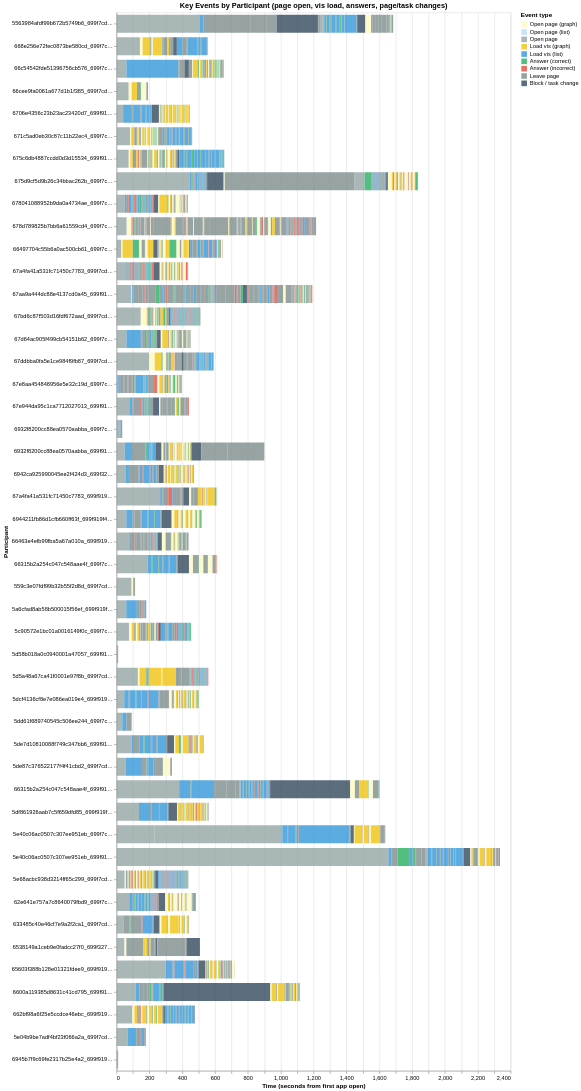

The cell this chart's notebook holds for it:
### Markdown cell above
### Event Dots Timeline (Vega-Lite)

Key events as dots on a timeline—one row per participant. Events: opening page, loading vis (graph/list), answering (green=correct, red=incorrect), leaving page, block/task change. Hover over dots for details.  
*(Requires `pip install altair` if not installed.)*

### Code cell
# Build event-dots data for Vega-Lite (filtered key events: page open, vis load, answers, page/task changes)
import altair as alt
from IPython.display import display

# Only these event types (opening page, loading vis, answering, changing pages/tasks)
EVENT_TYPES_KEEP = {
    'page_load',
    'graph_vis_loaded', 'list_vis_loaded',
    'diversity_comparison_answer',
    'leavePage', 'block_timer_elapsed',
}

def event_display_type(e):
    """Display label for event; answers split by accuracy for color coding."""
    if e['type'] == 'diversity_comparison_answer':
        correct = e.get('data', {}).get('correct', False)
        return 'Answer (correct)' if correct else 'Answer (incorrect)'
    if e['type'] == 'page_load':
        iface = (e.get('interface') or '').lower()
        return 'Open page (graph)' if 'graph' in iface else ('Open page (list)' if 'list' in iface or 'raw' in iface else 'Open page')
    label_map = {
        'graph_vis_loaded': 'Load vis (graph)',
        'list_vis_loaded': 'Load vis (list)',
        'leavePage': 'Leave page',
        'block_timer_elapsed': 'Block / task change',
    }
    return label_map.get(e['type'], e['type'])

def event_tooltip_info(e):
    """Build tooltip string from event data."""
    d = e.get('data', {})
    parts = []
    if e['type'] == 'diversity_comparison_answer':
        parts.append(f"correct={d.get('correct')}")
        parts.append(f"timeMs={d.get('timeMs')}")
        parts.append(f"visType={d.get('visType', 'graph')}")
        if d.get('block') is not None:
            parts.append(f"block={d.get('block')}")
        if d.get('questionIndex') is not None:
            parts.append(f"q={d.get('questionIndex')}")
    elif e['type'] in ('graph_vis_loaded', 'list_vis_loaded'):
        parts.append(f"loadMs={d.get('timeSincePageLoadMs')}")
    elif e['type'] == 'page_load':
        url = (d.get('url') or '')[:60]
        if len(d.get('url') or '') > 60:
            url += '...'
        parts.append(f"url={url}")
    return '; '.join(parts) if parts else ''

# Get events, filter to key types, compute relative time (t=0 per participant = first app open)
evts_all = flatten_events(filtered_df)
evts = [e for e in evts_all if e['type'] in EVENT_TYPES_KEEP]

# Filter events to those before participant left for Prolific (end_ts_by_pid from earlier cell)
evts = [e for e in evts if e['ts'] <= end_ts_by_pid.get(e['pid'], float('inf'))]

if not evts:
    print("No events to plot.")
else:
    # Per-participant t0 = first event (when they opened the app)
    t0_by_pid = {}
    for e in evts:
        pid = e['pid']
        if pid not in t0_by_pid or e['ts'] < t0_by_pid[pid]:
            t0_by_pid[pid] = e['ts']
    rows = []
    for e in evts:
        rows.append({
            'pid': e['pid'],
            'time_s': (e['ts'] - t0_by_pid[e['pid']]) / 1000.0,
            'display_type': event_display_type(e),
            'interface': e.get('interface', ''),
            'tooltip': event_tooltip_info(e),
        })
    events_dots_df = pd.DataFrame(rows)
    
    # Compute time_s_end = start of next event (bar extends until next event or study end)
    events_dots_df = events_dots_df.sort_values(['pid', 'time_s'])
    events_dots_df['time_s_end'] = events_dots_df.groupby('pid')['time_s'].shift(-1)
    # For last event: use study end time if participant left from final stage, else +10s
    for pid in events_dots_df['pid'].unique():
        mask = events_dots_df['pid'] == pid
        last_mask = mask & events_dots_df['time_s_end'].isna()
        if last_mask.any() and pid in end_ts_by_pid:
            end_s = (end_ts_by_pid[pid] - t0_by_pid[pid]) / 1000.0
            events_dots_df.loc[last_mask, 'time_s_end'] = end_s
        else:
            events_dots_df.loc[last_mask, 'time_s_end'] = events_dots_df.loc[last_mask, 'time_s'] + 10
    
    # Order display types: Open page (graph/list), Load vis, Answer correct, Answer incorrect, Leave page, Block change
    type_order = ['Open page (graph)', 'Open page (list)', 'Open page', 'Load vis (graph)', 'Load vis (list)', 'Answer (correct)', 'Answer (incorrect)', 'Leave page', 'Block / task change']
    # Custom colors: Open page by vis type, load vis unchanged, green=correct, red=incorrect, gray=page/task
    type_colors = {
        'Open page (graph)': '#fef9c3',
        'Open page (list)': '#bbdefb',
        'Open page': '#95a5a6',
        'Load vis (graph)': '#f1c40f',
        'Load vis (list)': '#3498db',
        'Answer (correct)': '#27ae60',
        'Answer (incorrect)': '#e74c3c',
        'Leave page': '#7f8c8d',
        'Block / task change': '#34495e',
    }
    
    # Sort participants for consistent y-order (by first event time)
    pid_order = events_dots_df.groupby('pid')['time_s'].min().sort_values().index.tolist()
    events_dots_df['pid'] = pd.Categorical(events_dots_df['pid'], categories=pid_order, ordered=True)
    
    base_chart = alt.Chart(events_dots_df).mark_rect(opacity=0.8).encode(
        x=alt.X('time_s:Q', title='Time (seconds from first app open)'),
        x2=alt.X2('time_s_end:Q'),
        y=alt.Y('pid:N', title='Participant', sort=pid_order, scale=alt.Scale(paddingInner=0.2)),
        color=alt.Color('display_type:N', title='Event type', scale=alt.Scale(
            domain=list(type_colors.keys()),
            range=list(type_colors.values())
        )),
        tooltip=[
            alt.Tooltip('display_type:N', title='Type'),
            alt.Tooltip('interface:N', title='Interface'),
            alt.Tooltip('time_s:Q', title='Time (s)', format='.1f'),
            alt.Tooltip('tooltip:N', title='Details'),
        ],
    ).properties(
        width=700,
        height=max(200, len(pid_order) * 40),
        title='Key Events by Participant (page open, vis load, answers, page/task changes)'
    ).interactive()
    
    display(base_chart)

### Figure 1 — Vega-Lite specification as saved in the notebook (floating-point values rounded to 4 significant figures; data arrays with more than 128 entries replaced by an {"elided": "..."} marker saying what was removed)
{"config": {"view": {"continuousWidth": 300, "continuousHeight": 300}}, "data": {"name": "data-3b8b58e200e9e26a71bb89f5d2cb07c4"}, "mark": {"type": "rect", "opacity": 0.8}, "encoding": {"color": {"field": "display_type", "scale": {"domain": ["Open page (graph)", "Open page (list)", "Open page", "Load vis (graph)", "Load vis (list)", "Answer (correct)", "Answer (incorrect)", "Leave page", "Block / task change"], "range": ["#fef9c3", "#bbdefb", "#95a5a6", "#f1c40f", "#3498db", "#27ae60", "#e74c3c", "#7f8c8d", "#34495e"]}, "title": "Event type", "type": "nominal"}, "tooltip": [{"field": "display_type", "title": "Type", "type": "nominal"}, {"field": "interface", "title": "Interface", "type": "nominal"}, {"field": "time_s", "format": ".1f", "title": "Time (s)", "type": "quantitative"}, {"field": "tooltip", "title": "Details", "type": "nominal"}], "x": {"field": "time_s", "title": "Time (seconds from first app open)", "type": "quantitative"}, "x2": {"field": "time_s_end"}, "y": {"field": "pid", "scale": {"paddingInner": 0.2}, "sort": ["5563984afdf99b672b5749b6_699f7cd784e5bbfbe153efd6_699f8da25891e266c3de1b11", "668e256e72fec0873be580cd_699f7cd784e5bbfbe153efd6_69a01ce67d7075f573cae6a8", "66c54542fde51396756cb576_699f7cd784e5bbfbe153efd6_699f82ad725cfaa6798f4046", "66cee9fa0061a677d1b1f385_699f7cd784e5bbfbe153efd6_699ff8960468adca1f8b4134", "6706e4356c23b23ac23420d7_699f919f4263e97ebf07aea0_699fcface3fab66e8241c3ba", "671c5ad0eb30c87c11b22ec4_699f7cd784e5bbfbe153efd6_699f8369521c08a55c293445", "675c6db4887ccdd0d3d15534_699f919f4263e97ebf07aea0_699f94e49af7708513161abc", "675d9cf5d9b26c34bbac262b_699f7cd784e5bbfbe153efd6_699fe86e2ef6d98b70d09645", "678041088952b9da0a4734ae_699f7cd784e5bbfbe153efd6_699ff6367c0913d73db0a608", "678d789825b7bb6a61559cd4_699f7cd784e5bbfbe153efd6_699ff97f56be87561f47a0aa", "66497704c55b6a0ac500cb61_699f7cd784e5bbfbe153efd6_699f94b37a5e9fb993b0a5e9", "67a4fa41a531fc71450c7783_699f7cd784e5bbfbe153efd6_699fe082b7713498ae91d8eb", "67aa9a444dc88e4137cd0a45_699f919f4263e97ebf07aea0_699faee86ddb5cadfd8282e1", "67bd6c87f503d16fdf672aad_699f7cd784e5bbfbe153efd6_699f978f1bfbce6b17159376", "67d64ac905f499cb54151b62_699f7cd784e5bbfbe153efd6_69a006285b948bca768e1fc3", "67ddbba0fa5e1ce984f9fb87_699f7cd784e5bbfbe153efd6_699ffd1e5099127739cc5b93", "67e8aa454848956e5e32c19d_699f7cd784e5bbfbe153efd6_699f86b7426df0304e596c56", "67e944da95c1ca7712027013_699f919f4263e97ebf07aea0_699f961be1d9610fa1d68e95", "6932f8200cc88ea0570aabba_699f7cd784e5bbfbe153efd6_699fd0fad77189581445fe47", "6932f8200cc88ea0570aabba_699f919f4263e97ebf07aea0_699faa5590d01eae050391a0", "6942ca925990045ee2f424d3_699f3276bd3c173adcb7e132_699f65fc5db853cfb6f8f45a", "67a4fa41a531fc71450c7783_699f919f4263e97ebf07aea0_699fd766aa3d910ae34040cc", "6944211fb86d1cfb660ff63f_699f919f4263e97ebf07aea0_699f961051121eacc164ee09", "66463e4efb99fba5a67a010a_699f919f4263e97ebf07aea0_699f9b321856aad832f62d76", "66315b2a254c047c548aae4f_699f7cd784e5bbfbe153efd6_699feee346e88bc376181fa9", "559c3e07fdf99b32b55f2d8d_699f7cd784e5bbfbe153efd6_699f91ee2bde3c4554527e37", "5a6cfad8ab58b500015f56ef_699f919f4263e97ebf07aea0_699fa4023c8c132a8bb89cce", "5c90572e1bc01a0016149f0c_699f7cd784e5bbfbe153efd6_699f7fd61dd908561e46e6e3", "5d58b018a0c0940001a47057_699f919f4263e97ebf07aea0_699f94c53677ac368d549ad1", "5d5a48a67ca41f0001e97f8b_699f7cd784e5bbfbe153efd6_699fcdc3dfbafd4f2440665a", "5dcf4136cf8e7e086ea019e4_699f919f4263e97ebf07aea0_699f98b766788a2d8d4b55eb", "5dd61f689740545c506ee244_699f7cd784e5bbfbe153efd6_699f986b3ba566e891b2d1b3", "5de7d10810088f749c347bb6_699f919f4263e97ebf07aea0_699f931eda0d23d2df6c6213", "5de87c376522177f4f41cbd2_699f7cd784e5bbfbe153efd6_699f92ebd85987f3026114eb", "66315b2a254c047c548aae4f_699f919f4263e97ebf07aea0_699fd5da524f378a2045fe6f", "5df861926aab7c5f659dfd85_699f919f4263e97ebf07aea0_699f99093fcc2f32c1dcf670", "5e40c06ac0507c307ee951eb_699f7cd784e5bbfbe153efd6_699ff6c4852f5703b29c6bb4", "5e40c06ac0507c307ee951eb_699f919f4263e97ebf07aea0_699fccba6e4934b99f05d926", "5e68acbc938d3214ff65c299_699f7cd784e5bbfbe153efd6_699f7d3343cbc03c3d649b5f", "62e641e757a7c8640079fbd9_699f7cd784e5bbfbe153efd6_699f808d7f6730167aa122dd", "633485c40e46cf7e9a2f2ca1_699f7cd784e5bbfbe153efd6_699fcea46355eb60b0cc6906", "6538149a1ceb9e0fadcc27f0_699f3276bd3c173adcb7e132_699f65e768ad99ce23758c30", "65603f388b128e01321fdee9_699f919f4263e97ebf07aea0_699fc9077e497958e253efed", "6600a119385d8631c41cd795_699f919f4263e97ebf07aea0_699f94e8626e1ee9acfbfa0e", "662bf98a6f25e5ccdce46ebc_699f919f4263e97ebf07aea0_699fa141255cd1eb2e1225e9", "5e04b9be7adf4bf23f066a2a_699f7cd784e5bbfbe153efd6_699f8dab6380769d6b5f2a69", "6945b7f9c69fe2317b25e4a2_699f919f4263e97ebf07aea0_699fa411d4b0102f5fea90be"], "title": "Participant", "type": "nominal"}}, "height": 1880, "params": [{"name": "param_1", "select": {"type": "interval", "encodings": ["x", "y"]}, "bind": "scales"}], "title": "Key Events by Participant (page open, vis load, answers, page/task changes)", "width": 700, "$schema": "https://vega.github.io/schema/vega-lite/v5.20.1.json", "datasets": {"data-3b8b58e200e9e26a71bb89f5d2cb07c4": {"elided": "2838 records"}}}
